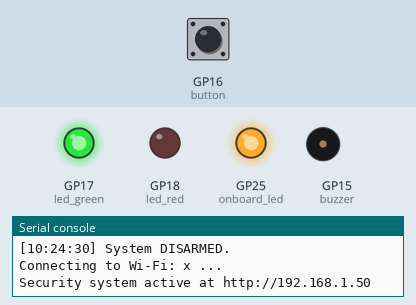
This program was run on a simulated Raspberry Pi Pico running MicroPython. Parts: output pins drawn as LEDs (lit = HIGH), buzzer (waves = sounding, pin HIGH), the last lines printed to the serial console. The test bench sets the inputs (shaded band); at power-on: GP16 (button) HIGH. WiFi joins after 1.5 s; the clock reads 2024-03-15 10:24:30 at power-on unless the program sets it; values from a settings file that is not in the repository are placeholders.

Above: at 2.7 s.
2.8 s: GP16 (button) pulled LOW for 0.15 s
At 3.3 s:
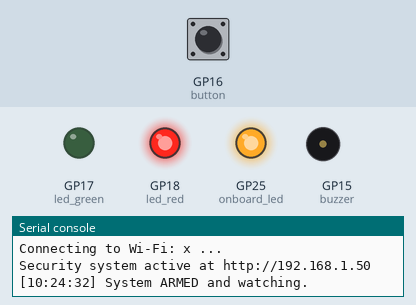
4.4 s: GP16 (button) pulled LOW for 1 s
At 5.3 s:
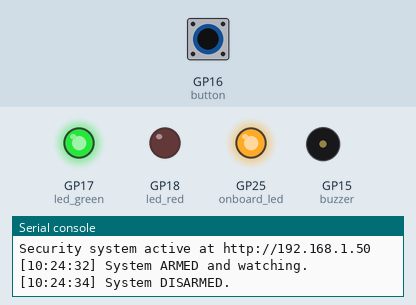
6.9 s: GP16 (button) pulled LOW for 3.2 s
At 8.1 s:
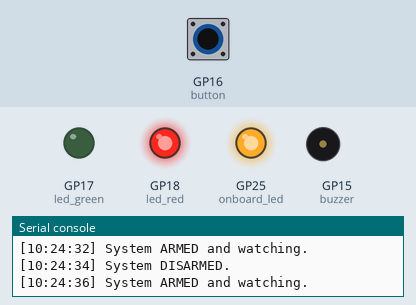
Timing chart, 0 to 9.9 s (numbered marks = the images above; inputs shaded):
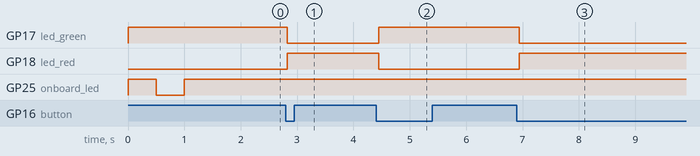

The program:

main.py
```python
"""
Project 2: Security & Intrusion Alarm System
Raspberry Pi Pico W + PIR / Vibration Sensor + Buzzer + Arming Button + LEDs
"""

import time
import network
import socket
import json
import urequests
from machine import Pin

# Try importing secrets from local directory or Pico root filesystem
try:
    import secrets
except ImportError:
    import sys
    for path in ('', '/', '..'):
        if path not in sys.path:
            sys.path.append(path)
    try:
        import secrets
    except ImportError:
        raise RuntimeError(
            "Could not find secrets.py on the Pico!\n"
            "In VS Code Explorer, right-click secrets.py and click 'Upload file to Pico'."
        )

# ----------------- HARDWARE PINS -----------------
onboard_led = Pin("LED", Pin.OUT)

# Sensor input (PIR or Vibration sensor)
sensor_pin = Pin(14, Pin.IN, Pin.PULL_DOWN)

# Active Buzzer Module (Active-High: 1 = sound, 0 = silent)
BUZZER_ACTIVE_LOW = False
buzzer = Pin(15, Pin.OUT)

def set_alarm_buzzer(sound_on):
    if BUZZER_ACTIVE_LOW:
        buzzer.value(0 if sound_on else 1)
    else:
        buzzer.value(1 if sound_on else 0)

set_alarm_buzzer(False)

# Physical Arm/Disarm Button (Internal pull-up; works with both KY-004 and discrete buttons)
button = Pin(16, Pin.IN, Pin.PULL_UP)
button_idle_state = button.value()
button_prev_pressed = False

# Status LEDs
led_green = Pin(17, Pin.OUT) # Disarmed = Solid ON
led_red = Pin(18, Pin.OUT)   # Armed = Slow Blink, Alarm = Rapid Flashing

# ----------------- SYSTEM STATE -----------------
STATE_DISARMED = "DISARMED"
STATE_ARMED = "ARMED"
STATE_ALARM = "ALARM_TRIGGERED"

current_state = STATE_DISARMED
last_button_time = 0
last_state_change = time.time()
event_logs = []

def log_event(message):
    timestamp = time.localtime()
    time_str = "{:02d}:{:02d}:{:02d}".format(timestamp[3], timestamp[4], timestamp[5])
    entry = "[{}] {}".format(time_str, message)
    event_logs.insert(0, entry)
    if len(event_logs) > 15:
        event_logs.pop()
    print(entry)

def send_webhook_alert(msg):
    """Optional webhook notification to Discord or Telegram."""
    if hasattr(secrets, 'DISCORD_WEBHOOK_URL') and secrets.DISCORD_WEBHOOK_URL.startswith("http"):
        try:
            urequests.post(secrets.DISCORD_WEBHOOK_URL, json={"content": "[ALERT] Pico W Security Node: " + msg})
        except:
            pass

def set_state(new_state):
    global current_state, last_state_change
    current_state = new_state
    last_state_change = time.ticks_ms()

    if new_state == STATE_DISARMED:
        set_alarm_buzzer(False)
        led_green.value(1)
        led_red.value(0)
        log_event("System DISARMED.")
    elif new_state == STATE_ARMED:
        set_alarm_buzzer(False)
        led_green.value(0)
        led_red.value(1)
        log_event("System ARMED and watching.")
    elif new_state == STATE_ALARM:
        led_green.value(0)
        log_event("INTRUSION DETECTED! Alarm sounding!")
        send_webhook_alert("Motion / Intrusion detected on Pico W security node!")

# Initialize state
set_state(STATE_DISARMED)

# ----------------- WI-FI CONNECTION -----------------
def connect_wifi():
    wlan = network.WLAN(network.STA_IF)
    wlan.active(True)
    if not wlan.isconnected():
        print("Connecting to Wi-Fi: %s ..." % secrets.WIFI_SSID)
        wlan.connect(secrets.WIFI_SSID, secrets.WIFI_PASSWORD)
        timeout = 20
        while not wlan.isconnected() and timeout > 0:
            onboard_led.toggle()
            time.sleep(0.5)
            timeout -= 1
    if wlan.isconnected():
        onboard_led.value(1)
        ip = wlan.ifconfig()[0]
        return ip
    raise RuntimeError("Wi-Fi connection failed")

# ----------------- WEB INTERFACE -----------------
HTML_PAGE = """<!DOCTYPE html>
<html lang="en" class="dark">
<head>
  <meta charset="utf-8">
  <meta name="viewport" content="width=device-width, initial-scale=1">
  <title>Pico Security Panel</title>
  <script src="https://cdn.tailwindcss.com"></script>
  <style>
    @import url('https://fonts.googleapis.com/css2?family=JetBrains+Mono:wght@400;500&family=Plus+Jakarta+Sans:wght@400;500;600;700&display=swap');
    body { font-family: 'Plus Jakarta Sans', -apple-system, BlinkMacSystemFont, sans-serif; }
    .mono { font-family: 'JetBrains Mono', monospace; }
    /* Modern sleek custom dark scrollbar */
    ::-webkit-scrollbar { width: 5px; height: 5px; }
    ::-webkit-scrollbar-track { background: transparent; }
    ::-webkit-scrollbar-thumb { background: #27272a; border-radius: 9999px; }
    ::-webkit-scrollbar-thumb:hover { background: #3f3f46; }
    * { scrollbar-width: thin; scrollbar-color: #27272a transparent; }
  </style>
</head>
<body class="bg-[#09090b] text-[#f4f4f5] min-h-screen flex items-center justify-center p-4 antialiased">
  <div class="w-full max-w-md space-y-3.5">
    <!-- Header -->
    <header class="flex items-center justify-between px-1">
      <div class="flex items-center space-x-2.5">
        <div class="w-8 h-8 rounded-lg bg-[#18181b] border border-[#27272a] flex items-center justify-center text-zinc-400">
          <svg class="w-4 h-4" viewBox="0 0 24 24" fill="none" stroke="currentColor" stroke-width="2"><path d="M12 22s8-4 8-10V5l-8-3-8 3v7c0 6 8 10 8 10z"/></svg>
        </div>
        <div>
          <h1 class="text-xs font-semibold uppercase tracking-wider text-zinc-200">Security Node</h1>
          <p class="text-[11px] text-zinc-500 font-mono">PIR &bull; GP14</p>
        </div>
      </div>
      <div id="conn-pill" class="inline-flex items-center gap-1.5 px-2.5 py-1 rounded-full bg-green-500/10 border border-green-500/25 text-green-400 text-[11px] font-medium font-mono">
        <span class="w-1.5 h-1.5 rounded-full bg-green-400"></span>
        <span id="conn-text">SYNCED</span>
      </div>
    </header>

    <!-- Main Status Card -->
    <div id="status-card" class="bg-[#121215] border border-[#27272a] rounded-2xl p-6 text-center relative overflow-hidden transition-all duration-300">
      <div class="w-12 h-12 rounded-full mx-auto mb-3 flex items-center justify-center border transition-all" id="shield-icon-wrap">
        <svg id="shield-icon" class="w-6 h-6" viewBox="0 0 24 24" fill="none" stroke="currentColor" stroke-width="2"><path d="M12 22s8-4 8-10V5l-8-3-8 3v7c0 6 8 10 8 10z"/></svg>
      </div>
      <span class="text-[11px] font-semibold uppercase tracking-widest text-zinc-400">System State</span>
      <div id="status-text" class="text-3xl font-light tracking-tight mt-1 mb-2 font-mono text-green-400">DISARMED</div>
      <p id="status-desc" class="text-xs text-zinc-500">PIR motion sensor idle. Ready to arm.</p>
    </div>

    <!-- Dual Action Controls -->
    <div class="grid grid-cols-2 gap-3">
      <button onclick="sendCommand('arm')" class="flex items-center justify-center gap-2 py-3 px-4 rounded-xl font-medium text-xs tracking-wider uppercase bg-[#18181b] hover:bg-zinc-800 border border-zinc-800 hover:border-amber-500/40 text-amber-300 transition-all active:scale-[0.98]">
        <svg class="w-4 h-4" viewBox="0 0 24 24" fill="none" stroke="currentColor" stroke-width="2"><rect x="3" y="11" width="18" height="11" rx="2" ry="2"/><path d="M7 11V7a5 5 0 0 1 10 0v4"/></svg>
        Arm System
      </button>
      <button onclick="sendCommand('disarm')" class="flex items-center justify-center gap-2 py-3 px-4 rounded-xl font-medium text-xs tracking-wider uppercase bg-[#18181b] hover:bg-zinc-800 border border-zinc-800 hover:border-green-500/40 text-green-400 transition-all active:scale-[0.98]">
        <svg class="w-4 h-4" viewBox="0 0 24 24" fill="none" stroke="currentColor" stroke-width="2"><rect x="3" y="11" width="18" height="11" rx="2" ry="2"/><path d="M7 11V7a5 5 0 0 1 9.9-1"/></svg>
        Disarm
      </button>
    </div>

    <!-- Event Log -->
    <div class="bg-[#121215] border border-[#27272a] rounded-2xl p-4">
      <div class="flex items-center justify-between mb-3 text-zinc-400">
        <span class="text-[11px] font-semibold uppercase tracking-wider">Activity Log</span>
        <span class="text-[10px] font-mono text-zinc-500">LAST 15 EVENTS</span>
      </div>
      <div id="log-list" class="space-y-1.5 font-mono text-xs max-h-48 overflow-y-auto text-zinc-400 pr-1"></div>
    </div>
  </div>

  <script>
    async function sendCommand(action) {
      await fetch('/api/' + action);
      updateStatus();
    }

    async function updateStatus() {
      try {
        const res = await fetch('/api/status');
        const data = await res.json();
        const card = document.getElementById('status-card');
        const text = document.getElementById('status-text');
        const desc = document.getElementById('status-desc');
        const iconWrap = document.getElementById('shield-icon-wrap');

        if (data.state === 'DISARMED') {
          text.innerText = 'DISARMED';
          text.className = 'text-3xl font-light tracking-tight mt-1 mb-2 font-mono text-green-400';
          desc.innerText = 'PIR sensor idle. No alerts active.';
          iconWrap.className = 'w-12 h-12 rounded-full mx-auto mb-3 flex items-center justify-center border bg-green-500/10 border-green-500/25 text-green-400';
          card.className = 'bg-[#121215] border border-[#27272a] rounded-2xl p-6 text-center relative overflow-hidden transition-all duration-300';
        } else if (data.state === 'ARMED') {
          text.innerText = 'ARMED';
          text.className = 'text-3xl font-light tracking-tight mt-1 mb-2 font-mono text-amber-400';
          desc.innerText = 'Motion sensor active. Watching for intrusion...';
          iconWrap.className = 'w-12 h-12 rounded-full mx-auto mb-3 flex items-center justify-center border bg-amber-500/10 border-amber-500/20 text-amber-400';
          card.className = 'bg-[#121215] border border-amber-500/30 rounded-2xl p-6 text-center relative overflow-hidden transition-all duration-300';
        } else if (data.state === 'ALARM_TRIGGERED') {
          text.innerText = 'INTRUSION!';
          text.className = 'text-3xl font-bold tracking-tight mt-1 mb-2 font-mono text-rose-500 animate-pulse';
          desc.innerText = 'Sensor tripped! Siren sounding!';
          iconWrap.className = 'w-12 h-12 rounded-full mx-auto mb-3 flex items-center justify-center border bg-rose-500/20 border-rose-500/40 text-rose-400 animate-bounce';
          card.className = 'bg-rose-950/20 border border-rose-500/50 rounded-2xl p-6 text-center relative overflow-hidden transition-all duration-300';
        }

        const list = document.getElementById('log-list');
        list.innerHTML = data.logs.map(l => '<div class="py-1 border-b border-zinc-800/40 last:border-0">' + l + '</div>').join('');
      } catch (e) {}
    }
    setInterval(updateStatus, 1500);
    updateStatus();
  </script>
</body>
</html>
"""

# ----------------- HTTP RESPONSE HELPERS -----------------
def send_html(client, html):
    try:
        client.sendall(b"HTTP/1.1 200 OK\r\nContent-Type: text/html\r\nConnection: close\r\n\r\n")
        data = html.encode('utf-8')
        for i in range(0, len(data), 1024):
            client.sendall(data[i:i + 1024])
    except:
        pass

def send_json(client, obj):
    try:
        body = json.dumps(obj).encode('utf-8')
        client.sendall(b"HTTP/1.1 200 OK\r\nContent-Type: application/json\r\nConnection: close\r\n\r\n" + body)
    except:
        pass

def main_loop(ip):
    global current_state, last_button_time

    server = socket.socket()
    server.setsockopt(socket.SOL_SOCKET, socket.SO_REUSEADDR, 1)
    server.bind(('0.0.0.0', 80))
    server.listen(2)
    server.settimeout(0.05) # 50ms polling timeout

    print("Security system active at http://%s" % ip)
    alarm_beep_toggle = 0
    last_alarm_tick = 0

    while True:
        now = time.ticks_ms()

        # 1. Handle physical push button with edge detection and debounce
        btn_val = button.value()
        is_pressed = (btn_val == 0) if button_idle_state == 1 else (btn_val == 1)
        if is_pressed and not button_prev_pressed and time.ticks_diff(now, last_button_time) > 250:
            last_button_time = now
            if current_state == STATE_DISARMED:
                set_state(STATE_ARMED)
            else:
                set_state(STATE_DISARMED)
        button_prev_pressed = is_pressed

        # 2. Handle sensor trigger when ARMED
        if current_state == STATE_ARMED and sensor_pin.value() == 1:
            set_state(STATE_ALARM)

        # 3. Handle Alarm Sound / Light sequence
        if current_state == STATE_ALARM:
            if time.ticks_diff(now, last_alarm_tick) > 250:
                last_alarm_tick = now
                alarm_beep_toggle = 1 - alarm_beep_toggle
                set_alarm_buzzer(alarm_beep_toggle)
                led_red.value(alarm_beep_toggle)

        # 4. Handle incoming HTTP web client requests
        try:
            cl, _ = server.accept()
            cl.settimeout(3.0) # 3-second timeout for browser read/write
            try:
                req = cl.recv(1024).decode('utf-8')
                if "GET /api/arm" in req:
                    set_state(STATE_ARMED)
                    send_json(cl, {"ok": True})
                elif "GET /api/disarm" in req:
                    set_state(STATE_DISARMED)
                    send_json(cl, {"ok": True})
                elif "GET /api/status" in req:
                    send_json(cl, {"state": current_state, "logs": event_logs})
                else:
                    send_html(cl, HTML_PAGE)
            finally:
                cl.close()
        except OSError:
            # Timeout when no browser is connecting; loop continues smoothly
            pass

if __name__ == "__main__":
    ip = connect_wifi()
    main_loop(ip)
```

Measured:
- after the input at 2.8 s, GP17 (led_green): HIGH → LOW at once; GP18 (led_red): LOW → HIGH at once
- after the input at 4.4 s, GP17 (led_green): LOW → HIGH after 0.05 s; GP18 (led_red): HIGH → LOW after 0.05 s
- after the input at 6.9 s, GP17 (led_green): HIGH → LOW at once; GP18 (led_red): LOW → HIGH at once
